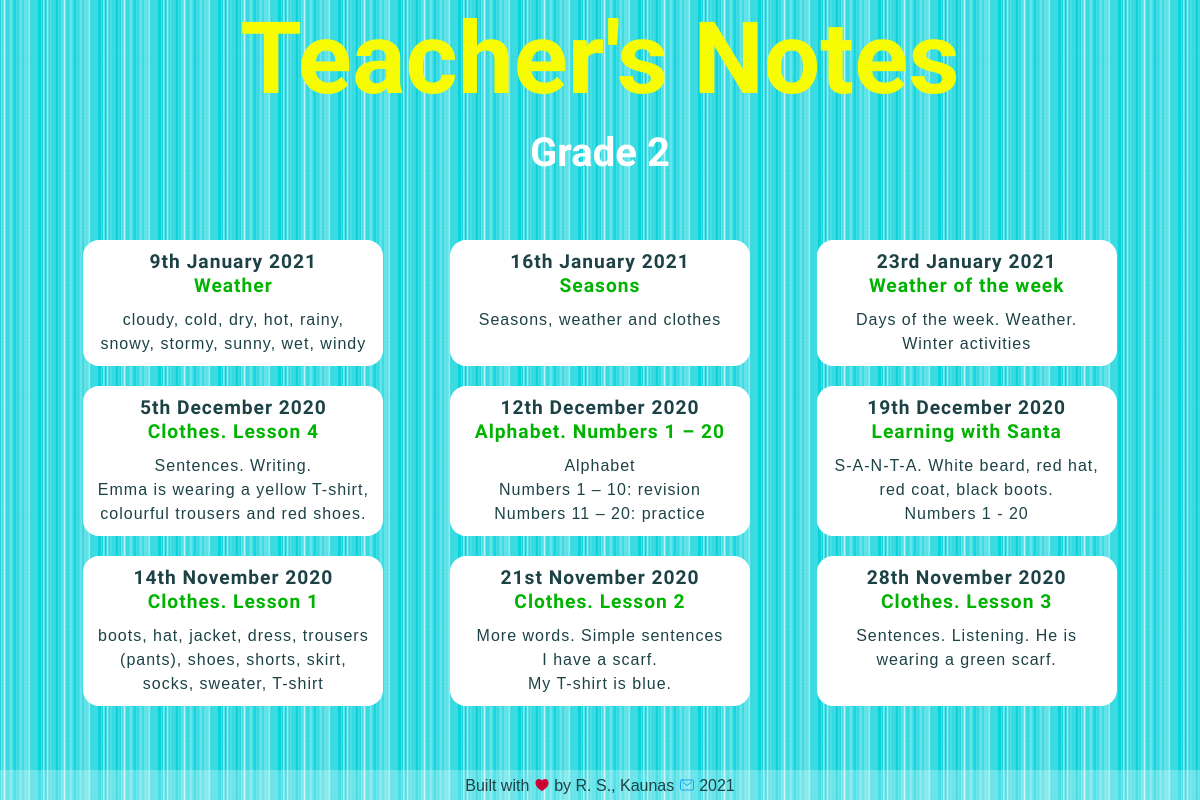
Page /blog/grade2/ on the committed database.
### blog/models.py (models this page shows, shortened)
class Grade2blogpost(models.Model):
    grade = models.CharField(max_length=10, default='Grade 2')
    date = models.DateField()
    title = models.TextField(max_length=200)
    intro = models.TextField(max_length=400, default='intro')
    description = models.TextField()
    image = models.ImageField(upload_to='blog/images/', default='blog/images/soon.png')
    file = models.FileField(upload_to='blog/downloads/', blank='True')
    credits = models.TextField(blank='True')

### blog/views.py (the view)
# urls.py: path('grade2/', views.view_all_grade2, name='url_all_grade2'),
def view_all_grade2(request):
    blogposts = Grade2blogpost.objects.order_by('-date')
    return render(request, 'blog/onegrade_2.html', {'blogposts': blogposts})

### blog/templates/blog/onegrade_2.html (shortened to what this page needs)
<!DOCTYPE html>
{% load static %}
<html lang="en">
<head>
    <link href="{% static 'blog/all_posts.css' %}" type="text/css" rel="stylesheet"/>
    <link href="{% static 'blog/queries.css' %}" type="text/css" rel="stylesheet"/>
</head>
<body>
<div id="page-container">
    <div id="content-wrap">
        <header>
            <h1>Teacher's Notes</h1>
            <h2>Grade 2</h2>
        </header>
        <section>
            <h3></h3>
            <div class="flex-container">
                {% for blogpost in blogposts %}
                    <a class="button" href="{% url 'blog:url_one_grade2' blogpost.id %}">
                        <h4>{{ blogpost.date|date:'jS F Y' }}</h4>
                        <h5>{{ blogpost.title }}</h5>
                        <p>{{ blogpost.intro|safe|truncatewords:20 }}</p></a>
                {% endfor %}
            </div>
        </section>
    </div>
    {% include 'blog/footer.html' %}
</div>
</body>
</html>

### blog/static/blog/all_posts.css (style rules this page uses)
* { margin: 0; padding: 0; -webkit-box-sizing: border-box; box-sizing: border-box; }
body { background-color: #0AD2DB; background-image: url(stripes_26.png); font-family: Arial, Helvetica, sans-serif; font-size: 16px; text-align: center; }
h1, h2, h3, h4, h5 { font-family: 'Dosis', sans-serif; }
h1 { font-size: 100px; color: #F8FC03; }
h2 { font-size: 40px; color: white; padding: 12px 12px 0 12px; }
h3 { font-size: 32px; color: #00868e; padding: 12px; margin-top: 20px; margin-bottom: 10px; }
h4 { font-size: 120%; }
h5 { font-size: 120%; color: #00b300; }
p { padding-top: 10px; }
a { color: #00868e; }
.button { border-radius: 16px; color: #1c4245; padding: 10px; text-decoration: none; display: inline-block; margin: 10px; line-height: 150%; letter-spacing: 1px; background-color: white; width: 300px; }
.flex-container { margin: auto; min-width: 200px; max-width: 1100px; display: -webkit-box; display: -ms-flexbox; display: flex; -ms-flex-wrap: wrap; flex-wrap: wrap; -ms-flex-pack: distribute; justify-content: space-around; padding-bottom: 5px; -webkit-box-orient: horizontal; -webkit-box-direction: reverse; -ms-flex-direction: row-reverse; flex-direction: row-reverse; }
#page-container { position: relative; min-height: 100vh; }
#content-wrap { padding-bottom: 55px; }

### rows in the picture
Grade2blogpost: date "23rd January 2021", title "Weather of the week", intro "Days of the week. Weather. Winter activities"
Grade2blogpost: date "16th January 2021", title "Seasons", intro "Seasons, weather and clothes"
Grade2blogpost: date "9th January 2021", title "Weather", intro "cloudy, cold, dry, hot, rainy, snowy, stormy, sunny, wet, windy"
Grade2blogpost: date "19th December 2020", title "Learning with Santa", intro "S-A-N-T-A. White beard, red hat, red coat, black boots. Numbers 1 - 20"
Grade2blogpost: date "12th December 2020", title "Alphabet. Numbers 1 – 20", intro "Alphabet Numbers 1 – 10: revision Numbers 11 – 20: practice"
Grade2blogpost: date "5th December 2020", title "Clothes. Lesson 4", intro "Sentences. Writing. Emma is wearing a yellow T-shirt, colourful trousers and red shoes."
Grade2blogpost: date "28th November 2020", title "Clothes. Lesson 3", intro "Sentences. Listening. He is wearing a green scarf."
Grade2blogpost: date "21st November 2020", title "Clothes. Lesson 2", intro "More words. Simple sentences I have a scarf. My T-shirt is blue."
Grade2blogpost: date "14th November 2020", title "Clothes. Lesson 1", intro "boots, hat, jacket, dress, trousers (pants), shoes, shorts, skirt, socks, sweater, T-shirt"
